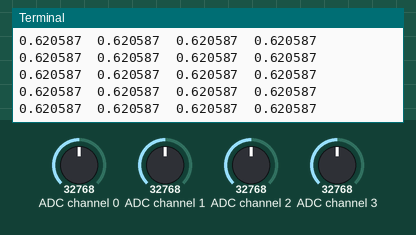
The program below on a simulated Raspberry Pi (BCM pin numbers). Shown: the last lines printed to the terminal. The inputs (shaded band) are chosen by the test bench; at power-on: ADC channel 0 = 32768, ADC channel 1 = 32768, ADC channel 2 = 32768, ADC channel 3 = 32768 (analog values on the 0–65535 scale).

Above: at 1.2 s.
1.3 s: ADC channel 0 set to 45874
At 1.64 s:
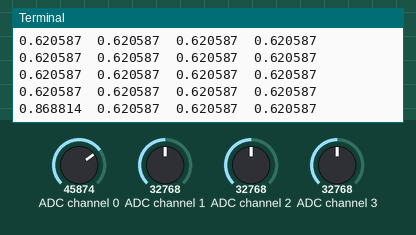
2.8 s: ADC channel 1 set to 45874
At 3.06 s:
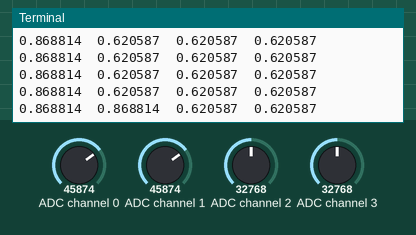
4.3 s: ADC channel 2 set to 45874
At 4.47 s:
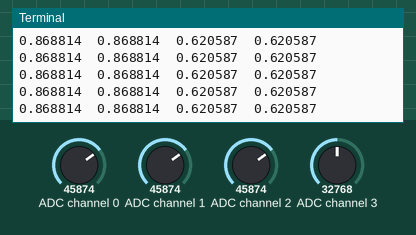
5.8 s: ADC channel 3 set to 45874
At 5.88 s:
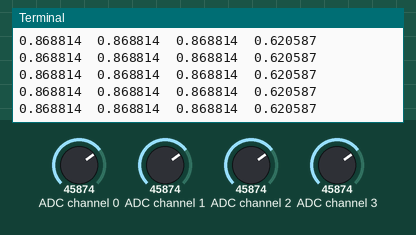
7.3 s: ADC channel 0 set to 63568
At 7.3 s:
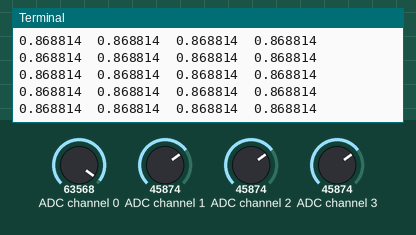
8.8 s: ADC channel 1 set to 63568
At 8.99 s:
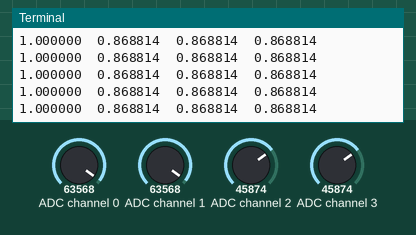
Timing chart, 0 to 11.3 s (numbered marks = the images above; inputs shaded):
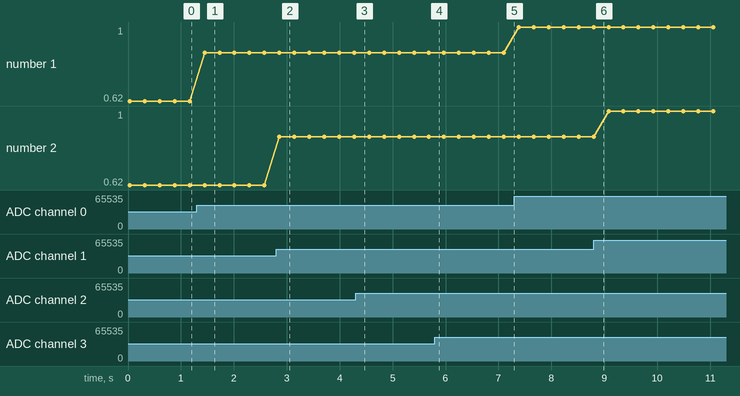

Measured:
- after the input at 1.3 s, the terminal: prints a new line after 0.15 s (image 1)
- after the input at 2.8 s, the terminal: prints a new line after 0.06 s (image 2)
- plotted number 1: 0.62 → 0.87 after the input at 1.3 s, 0.87 → 1 after the input at 7.3 s

The program:

snake_eyes_bonnet.py
```python
#!/usr/bin/python3

"""
Code associated with the Adafruit Snake Eyes Bonnet for Raspberry Pi.
PYTHON 3 ONLY. Provides convenience functions for reading and filtering
the board's ADC inputs, can run in background as a thread.
Requires adafruit-blinka (CircuitPython APIs for Python on big hardware)
and adafruit-circuitpython-ads1x15.
Does NOT handle button inputs or writing to displays -- other code handles
those tasks. Former is basic GPIO stuff, latter is done by the fbx2 code.
"""

import time
from threading import Thread
import board
import busio
import adafruit_ads1x15.ads1015 as ADS
from adafruit_ads1x15.analog_in import AnalogIn

class AdcChannel():
    """Corresponds to ONE CHANNEL of the Snake Eye Bonnet's ADS1015
       analog-to-digital converter. Provides clipping, optional inversion
       and noise filtering. Output range ('value' element) is always in
       range 0.0 to 1.0."""
    def __init__(self, channel):
        self.channel = channel # AnalogIn P0-P3
        self.enabled = False   # Disabled by default (until config() called)
        self.min_v = 0.0       # Min expected input voltage
        self.max_v = 3.3       # Max expected input voltage
        self.reverse = False   # If True, reverse output range (0.0 -> 1.0)
        self.filter = 0.0      # Noise reduction (0.0 <= n < 1.0)
        self.value = 0.5       # Initial state

    def config(self, **kwargs):
        """Reconfigure one channel of the Snake Eyes ADC. Accepts several
           keyword arguments that override default values/behaviors:
           min_v: Minimum voltage expected from ADC (e.g. 0.0)
           max_v: Maximum voltage expected from ADC (e.g. 3.3)
           reverse: If True, output range will be reversed.
           filter: Weighting applied to old vs new ADC reading. A value of
                   0.0 (the default) means no filtering will be applied.
                   Values approaching 1.0 make new readings slower on the
                   uptake (reducing minor noise) -- a value of 1.0 would
                   just make the original value stick permanently.
           Calling this function will make the corresponding ADC channel
           active (it will be polled in the SnakeEyesBonnet class run()
           function). There is no corresponding disable function."""
        self.enabled = True
        for key, value in kwargs.items():
            if key == "min_v":
                self.min_v = value
            elif key == "max_v":
                self.max_v = value
            elif key == "reverse":
                self.reverse = value
            elif key == "filter":
                self.filter = min(max(value, 0.0), 1.0)
        if self.min_v > self.max_v:
            self.min_v, self.max_v = self.max_v, self.min_v

    def read(self):
        """Poll ADC channel, applying scaling and filtering,
           store in 'value' member as well as return value."""
        if self.enabled:
            voltage = self.channel.voltage
            clipped = min(max(voltage, self.min_v), self.max_v)
            scaled = (clipped - self.min_v) / (self.max_v - self.min_v)
            if self.reverse:
                scaled = 1.0 - scaled
            self.value = (self.value * (self.filter) +
                          scaled * (1.0 - self.filter))
        return self.value

class SnakeEyesBonnet(Thread):
    """SnakeEyesBonnet encapsulates various analog-to-digital converter
       functionality of the Adafruit Snake Eyes Bonnet, providing up to
       four channels of analog input with clipping and filtering, with
       output ranging from 0.0 to 1.0 (rather than specific voltages or
       integer units)."""
    channel_dict = {
        0: ADS.P0,
        1: ADS.P1,
        2: ADS.P2,
        3: ADS.P3
    }

    def __init__(self, *args, **kwargs):
        """SnakeEyesBonnet constructor."""
        super(SnakeEyesBonnet, self).__init__(*args, **kwargs) # Thread
        self.i2c = busio.I2C(board.SCL, board.SDA)
        self.ads = ADS.ADS1015(self.i2c)
        self.ads.gain = 1
        self.period = 1.0 / 60.0  # Polling inverval = 1/60 sec default
        self.print_values = False # Don't print values by default
        self.channel = []
        for index in range(4):
            self.channel.append(AdcChannel(
                                AnalogIn(self.ads, self.channel_dict[index])))

    def setup_channel(self, channel, **kwargs):
        """Configure one ADC channel of the Snake Eyes Bonnet. Pass channel
           number (0 to 3) as well as optional keyword arguments documented
           in AdcChannel.config()."""
        if 0 <= channel <= 3:
            self.channel[channel].config(**kwargs)

    def run(self):
        """Run in loop, polling active Snake Eyes Bonnet ADC channels and
           optionally printing results. Pass 'True' to print output, else
           it will run silently (updating the channel[].value member values).
           Default is False, so if invoked via threading it runs in the
           background. Polling interval is set using the SnakeEyesBonnet
           constructor with optional 'period' keyword argument.
           This function does not return. DO NOT rename this function,
           it's so named to work with Python 3's threading class."""
        while True:
            for channel in self.channel:
                if channel.enabled:
                    channel.read()
                    if self.print_values:
                        print("%.6f" % channel.value, end="  ")
            if self.print_values:
                print(flush=True)
            # Note that the 'period' value is not strictly speaking the
            # polling period, since there will be some overhead for the
            # code above to run, plus occasional garbage collection and
            # such. Period is really just the sleep time here...
            time.sleep(self.period)


# If script is invoked standalone, not imported by another script,
# run example test...
if __name__ == "__main__":
    BONNET = SnakeEyesBonnet()
    BONNET.period = 0.25        # Set up 1/4 second polling interval
    BONNET.print_values = True  # Display output as we go
    # Configure four ADC channels...
    BONNET.setup_channel(0, reverse=False, filter=0.0)
    BONNET.setup_channel(1, reverse=False, filter=0.0)
    BONNET.setup_channel(2, reverse=False, filter=0.0)
    BONNET.setup_channel(3, reverse=False, filter=0.0)
    # Run polling loop "manually" (not as thread)...
    BONNET.run()
```
